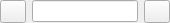
<?xml version="1.0" encoding="UTF-8"?>
<ui version="4.0">
 <class>TabHeader</class>
 <widget class="QWidget" name="TabHeader">
  <property name="enabled">
   <bool>true</bool>
  </property>
  <property name="geometry">
   <rect>
    <x>0</x>
    <y>0</y>
    <width>170</width>
    <height>23</height>
   </rect>
  </property>
  <property name="sizePolicy">
   <sizepolicy hsizetype="Preferred" vsizetype="Fixed">
    <horstretch>0</horstretch>
    <verstretch>0</verstretch>
   </sizepolicy>
  </property>
  <property name="maximumSize">
   <size>
    <width>16777215</width>
    <height>16777215</height>
   </size>
  </property>
  <property name="windowTitle">
   <string>Form</string>
  </property>
  <layout class="QGridLayout" name="gridLayout" columnstretch="0,1,0">
   <property name="leftMargin">
    <number>0</number>
   </property>
   <property name="topMargin">
    <number>0</number>
   </property>
   <property name="rightMargin">
    <number>0</number>
   </property>
   <property name="bottomMargin">
    <number>0</number>
   </property>
   <item row="0" column="0">
    <widget class="QToolButton" name="start_stop">
     <property name="minimumSize">
      <size>
       <width>26</width>
       <height>0</height>
      </size>
     </property>
     <property name="maximumSize">
      <size>
       <width>26</width>
       <height>16777215</height>
      </size>
     </property>
     <property name="text">
      <string/>
     </property>
    </widget>
   </item>
   <item row="0" column="1">
    <widget class="EditableLabel" name="editor">
     <property name="sizePolicy">
      <sizepolicy hsizetype="Preferred" vsizetype="Fixed">
       <horstretch>0</horstretch>
       <verstretch>0</verstretch>
      </sizepolicy>
     </property>
    </widget>
   </item>
   <item row="0" column="2">
    <widget class="QToolButton" name="close">
     <property name="minimumSize">
      <size>
       <width>26</width>
       <height>0</height>
      </size>
     </property>
     <property name="maximumSize">
      <size>
       <width>26</width>
       <height>16777215</height>
      </size>
     </property>
     <property name="text">
      <string/>
     </property>
    </widget>
   </item>
  </layout>
 </widget>
 <customwidgets>
  <customwidget>
   <class>EditableLabel</class>
   <extends>QLineEdit</extends>
   <header location="global">EditableLabel.h</header>
  </customwidget>
 </customwidgets>
 <resources/>
 <connections/>
</ui>
